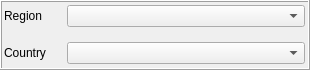
       <widget class="QFrame" name="etfMetaRegCounFrame">
        <property name="geometry">
         <rect>
          <x>10</x>
          <y>150</y>
          <width>310</width>
          <height>70</height>
         </rect>
        </property>
        <property name="styleSheet">
         <string notr="true">border-color: rgb(0, 0, 0);</string>
        </property>
        <property name="frameShape">
         <enum>QFrame::Box</enum>
        </property>
        <property name="frameShadow">
         <enum>QFrame::Raised</enum>
        </property>
        <widget class="QWidget" name="gridLayoutWidget_8">
         <property name="geometry">
          <rect>
           <x>-1</x>
           <y>0</y>
           <width>311</width>
           <height>71</height>
          </rect>
         </property>
         <layout class="QGridLayout" name="etfMetaRegCounGrid" columnstretch="1,5">
          <property name="leftMargin">
           <number>5</number>
          </property>
          <property name="topMargin">
           <number>5</number>
          </property>
          <property name="rightMargin">
           <number>5</number>
          </property>
          <property name="bottomMargin">
           <number>5</number>
          </property>
          <property name="spacing">
           <number>15</number>
          </property>
          <item row="0" column="0">
           <widget class="QLabel" name="label_18">
            <property name="text">
             <string>Region</string>
            </property>
           </widget>
          </item>
          <item row="1" column="0">
           <widget class="QLabel" name="label_36">
            <property name="text">
             <string>Country</string>
            </property>
           </widget>
          </item>
          <item row="1" column="1">
           <widget class="QComboBox" name="etfMetaCountryCombo"/>
          </item>
          <item row="0" column="1">
           <widget class="QComboBox" name="etfMetaRegionCombo"/>
          </item>
         </layout>
        </widget>
       </widget>
